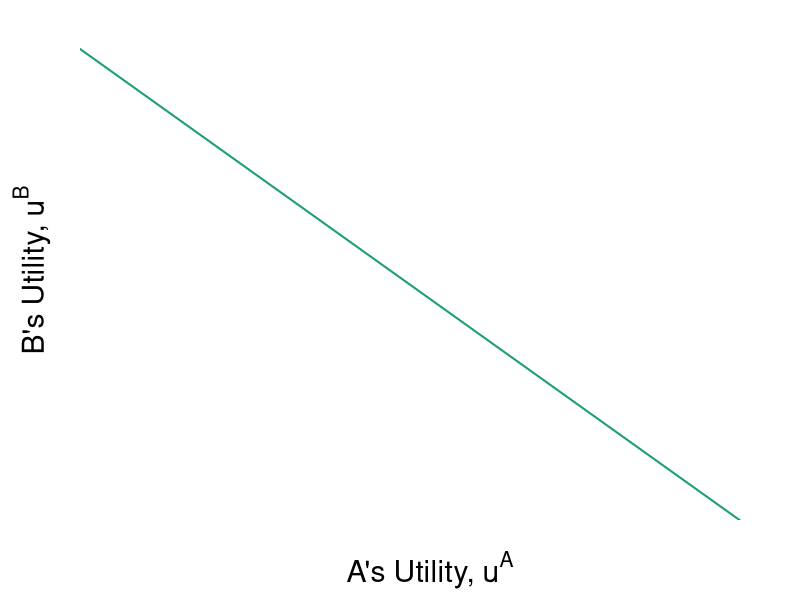

Source code (R): (Note: this script raises an error after producing the figure.)
require(ggplot2)
require(shape)
require(plotrix)
#pdf(file = "property_fig8STEP1.pdf", width = 9, height = 7)
#pdf(file = "property_fig8STEP2.pdf", width = 9, height = 7)
pdf(file = "property/property_fig8.pdf", width = 9, height = 7)

#Set parameters for graphics
namesize <- 1.3
pointsize <- 1.8
axislabelsize <- 1.8
labelsize <- 1.5
namesize <- 1.8
annotatesize <- 1.5
graphlinewidth <- 2
segmentlinewidth <- 1.5
upf <- function(ub) {
  12.24745 - ub
}

swf.e <- function(ub, a = 0.5, W = 4.524862) {
  (((W)*(1/ub)^a)^(1/(1-a)))
}


swf.f <- function(ub, a = 0.5, W = 6.03692) {
  (((W)*(1/ub)^a)^(1/(1-a)))
}


swf.g <- function(ub, a = 0.5, W = 5.744736) {
  (((W)*(1/ub)^a)^(1/(1-a)))
}

swf.i <- function(ub, a = 0.5, W = 6.123724) {
  (((W)*(1/ub)^a)^(1/(1-a)))
}


#W = (^0.6)(^0.4)


#Notes
#ua = (xa^0.5)*(ya^0.5)
#ub = ((10-xa)^05)*((15-ya)^0.5)

#ua = (10^0.5)*(15^0.5) = 12.24745
#ua_e = u(8,2) = (8^0.5)*(2^0.5) = 4

#Point g
# => x^A = 4/((3/2)^0.5) = 3.27 => x^B = 6.73
# => y^A = 3/2(x^A) = 4.9 => y^B = 10.1
#ua_g(4.9^0.5)*(3.27^0.5) = 4.002874
#ub_g(6.73^0.5)*(10.1^0.5) = 8.244574
#W = (4.002874^0.5)*(8.244574^0.5) = 5.744736

COL <- c("#1B9E77", "#D95F02", "#7570B3", "#E7298A", "#66A61E", "#E6AB02", "#A6761D", "#666666")
#COL <- c("#7fc97f", "#beaed4", "#fdc086", "#ffff99")
par(mar =  c(4, 4, 1, 1))
xlims <- c(0, 13)
ylims <- c(0, 13)


plot(0, 0, xlim = xlims, ylim = ylims, type = "n",
     xlab = "",
     ylab = "",
     xaxt = "n", 
     yaxt = "n", 
     cex.lab = axislabelsize, 
     bty = "n",
     xaxs="i", 
     yaxs="i")

npts <- 500 
npts2 <- 501
#Specify the sequences of points for graphing. 
xx1 <- seq(xlims[1], xlims[2], length.out = npts)
xx2 <- seq(xlims[1], xlims[2], length.out = npts)
xx3 <- seq(xlims[1], xlims[2], length.out = npts2)
xx4 <- seq(xlims[1], 13, length.out = npts2)

text(0.5*xlims[2], -1.3, expression(paste("A's Utility, ", u^A)), xpd = TRUE, cex = axislabelsize) 
text(-0.9, 0.5*ylims[2], expression(paste("B's Utility, ", u^B)), xpd = TRUE, cex = axislabelsize, srt = 90) 

#Draw the lines for the graphs
lines(xx1, upf(xx1), col = COL[1], lwd = graphlinewidth)
lines(xx1, swf.e(xx1), col = COLB[2], lwd = graphlinewidth, lty = 2)
lines(xx1, swf.f(xx1), col = COLB[2], lwd = graphlinewidth, lty = 2)
lines(xx1, swf.g(xx1), col = COLB[2], lwd = graphlinewidth, lty = 2)
lines(xx1, swf.i(xx1), col = COLB[2], lwd = graphlinewidth)
#lines(xx2, solowCondition(xx2, delta = 5), col = COL[3], lwd = 4)
#lines(xx2, solowInfeas(xx2, delta = 5), col = COL[1], lwd = 4, lty = 2)

#Customize ticks and labels for the plot
ticksy <- seq(from = ylims[1], to = ylims[2], by = 1)
ylabels <- seq(from = ylims[1], to = ylims[2], by = 1)
ticksx <- seq(from =  xlims[1], to = xlims[2], by = 1)
xlabels <- seq(from = xlims[1], to = xlims[2], by = 1)
axis(1, at = ticksx, pos = 0, labels = xlabels)
axis(2, at = ticksy, pos = 0, labels = ylabels, las = 1)

#Annotation of the  graphs
#UPF
text(8.1, 1.5, expression(paste("Utility Possibilities Frontier")), cex = annotatesize)
text(8.1, 0.8, expression(paste(u^B == (10^0.5)*(15^0.5) - u^A)), cex = annotatesize)

#Iso-welfare curve labels
text(10.5, 5.7, expression(paste("Social Planner's")), cex = annotatesize)
text(10.5, 5, expression(paste("Iso-welfare Curves")), cex = annotatesize)

#Annotate Point f
#u^A = (5.84^0.5)*(8.77^0.5) = 7.15
#u^B = (4.16^0.5)*(6.23^0.5) = 5.09
#W = (7.16^0.5)*(5.09^0.5) = 6.03692
#W = (7.16^0.6)*(5.09^0.4) = 6.246474
points(5.12, 7.12, pch = 16, col = "black", cex = 1.5)
text(5.3, 7.5, expression(g), cex = annotatesize)


#Annotate Point i
#(5^0.5)*(7.5^0.5) = 6.123724
#W = (6.123724^0.6)*(6.123724^0.4) = 6.123724

points(6.123724, 6.123724, pch = 16, col = "black", cex = 1.5)
text(6.3, 6.3, expression(i), cex = annotatesize)

#Annotate point g
#ua_g(4.9^0.5)*(3.27^0.5) = 4.002874
#ub_g(6.73^0.5)*(10.1^0.5) = 8.244574
#W = (4.002874^0.5)*(8.244574^0.5) = 5.744736
#W = (4.002874^0.6)*(8.244574^0.4) = 5.344295
points(8.24, 4, pch = 16, col = "black", cex = 1.5)
text(8, 4 - 0.2, expression(f), cex = annotatesize)

#Annotate point e.
#ua_e = (8^0.5)*(2^0.5) = 4
#ub_e = (2^0.5)*(13.1^0.5) = 5.118594
#W = (4^0.5)*(5.118594^0.5) = 4.524862
#W = (4^0.6)*(5.118594^0.4) = 4.41465
points(5.12, 4, pch = 16, col = "black", cex = 1.5)
text(4.9, 3.8, expression(z), cex = annotatesize)

#segments(0, 4, 13, 4, lty = 2, col = "darkgray", lwd = 2)
#segments(5.12, 0, 5.12, 13, lty = 2, col = "darkgray", lwd = 2)




dev.off()
